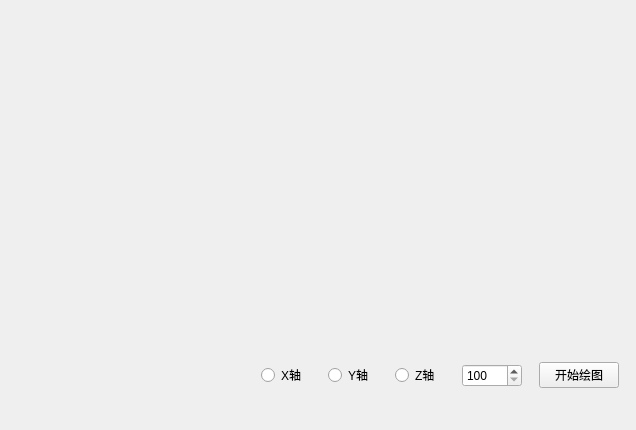
<?xml version="1.0" encoding="UTF-8"?>
<ui version="4.0">
 <class>frmXyzTrack</class>
 <widget class="QWidget" name="frmXyzTrack">
  <property name="geometry">
   <rect>
    <x>0</x>
    <y>0</y>
    <width>636</width>
    <height>430</height>
   </rect>
  </property>
  <property name="windowTitle">
   <string>Form</string>
  </property>
  <widget class="QCustomPlot" name="wt_xyzPlot" native="true">
   <property name="geometry">
    <rect>
     <x>10</x>
     <y>10</y>
     <width>620</width>
     <height>330</height>
    </rect>
   </property>
  </widget>
  <widget class="QWidget" name="horizontalLayoutWidget">
   <property name="geometry">
    <rect>
     <x>250</x>
     <y>350</y>
     <width>381</width>
     <height>51</height>
    </rect>
   </property>
   <layout class="QHBoxLayout" name="horizontalLayout">
    <item>
     <widget class="QRadioButton" name="rb_x">
      <property name="maximumSize">
       <size>
        <width>50</width>
        <height>16777215</height>
       </size>
      </property>
      <property name="text">
       <string>X轴</string>
      </property>
     </widget>
    </item>
    <item>
     <widget class="QRadioButton" name="rb_y">
      <property name="maximumSize">
       <size>
        <width>50</width>
        <height>16777215</height>
       </size>
      </property>
      <property name="text">
       <string>Y轴</string>
      </property>
     </widget>
    </item>
    <item>
     <widget class="QRadioButton" name="rb_z">
      <property name="maximumSize">
       <size>
        <width>50</width>
        <height>16777215</height>
       </size>
      </property>
      <property name="text">
       <string>Z轴</string>
      </property>
     </widget>
    </item>
    <item>
     <widget class="QSpinBox" name="sp_dnum">
      <property name="maximumSize">
       <size>
        <width>60</width>
        <height>16777215</height>
       </size>
      </property>
      <property name="minimum">
       <number>100</number>
      </property>
      <property name="maximum">
       <number>2500</number>
      </property>
     </widget>
    </item>
    <item>
     <widget class="QPushButton" name="btn_pCtrl">
      <property name="maximumSize">
       <size>
        <width>80</width>
        <height>16777215</height>
       </size>
      </property>
      <property name="text">
       <string>开始绘图</string>
      </property>
     </widget>
    </item>
   </layout>
  </widget>
 </widget>
 <customwidgets>
  <customwidget>
   <class>QCustomPlot</class>
   <extends>QWidget</extends>
   <header>qcustomplot.h</header>
   <container>1</container>
  </customwidget>
 </customwidgets>
 <resources/>
 <connections/>
</ui>
